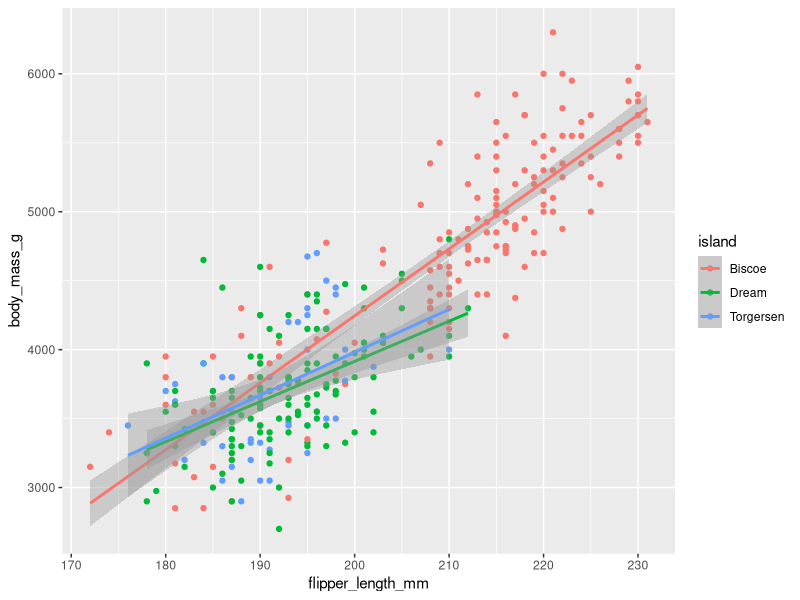

The R script that drew this image:
## ---- chunk 1
    x <- (3*(4+2))
    # or 
    x = (3*(4+2))
    print(x)
## ---- chunk 2
    product_of_x = x * pi
    print(product_of_x)
## ---- chunk 3
    getwd()
    # it's in my GitHub Repository folder
    # RStudio
## ---- chunk 4
    vector_of_numbers <- c(0, 1, 1.6180339, exp(1), pi, 299792458)
## ---- chunk 5
    vector_of_characters <- c('Rachel Carson', 'Edward Wilson', 'Jane Goodall', 'Sylvia Earle', 'David Attenborough')
## ---- chunk 6
    vector <- 1:10
## ---- chunk 7
v1 <- 1:3
v2 <- c(1:4)
v1 + v2
## ---- chunk 8
c(1, 5, 9) + 3
## ---- chunk 9
    rm(list = ls())
## ---- chunk 10
library(tidyverse)
## ---- chunk 11
    # install.packages("palmerpenguins")
    library(palmerpenguins)

    # nice view of the data
    glimpse(penguins)
## ---- chunk 12
    ggplot(data = penguins,
           mapping = aes(x = flipper_length_mm, y = body_mass_g, color = island)) +
           geom_point() + geom_smooth(method = 'lm')

